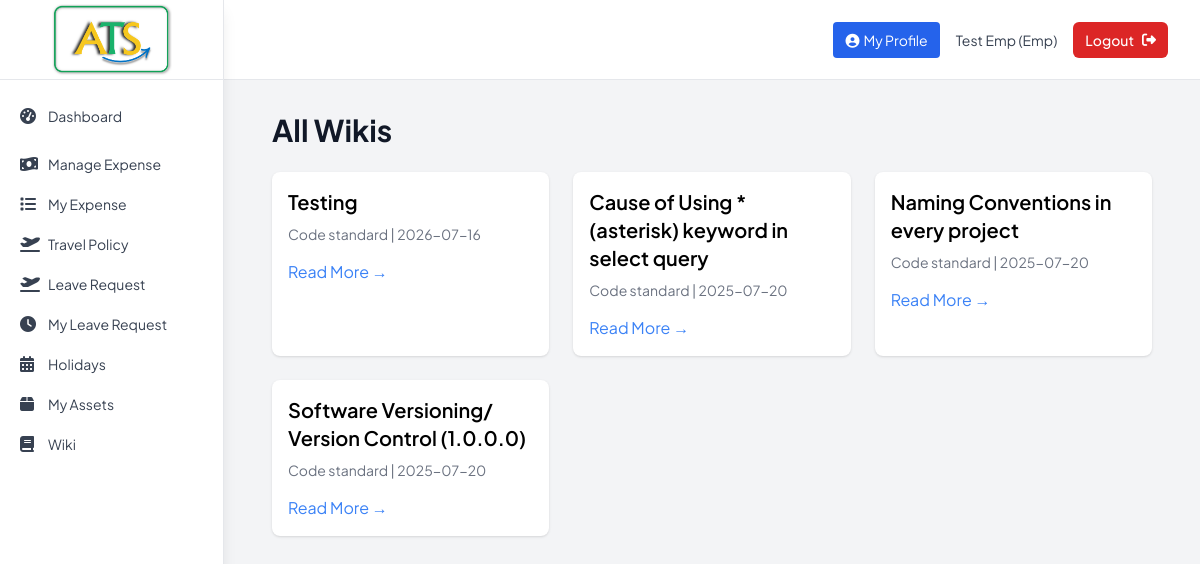
Page /employee/wiki (signed in) on the committed database.
### tables this page shows
CREATE TABLE TblWikiPage (
                WikiId       INTEGER PRIMARY KEY AUTOINCREMENT,
                CategoryId   INTEGER NOT NULL,
                Title        TEXT    NOT NULL,
                Descri       TEXT,
                InsertedDate DATETIME DEFAULT CURRENT_TIMESTAMP,
                RowStatus    INTEGER DEFAULT 0,
                FOREIGN KEY (CategoryId) REFERENCES TblWikiCategory(CategoryId)
            );

CREATE TABLE TblWikiCategory (
                CategoryId INTEGER PRIMARY KEY AUTOINCREMENT,
                Category   TEXT    NOT NULL,
                CatImg     TEXT,
                inserted_date DATETIME DEFAULT CURRENT_TIMESTAMP
            );

### Backup_Code/app1.py (the view)
@app.route('/employee/wiki')
def employee_wiki_list():
    if 'user_id' not in session or session['emp_type'] != 'emp':
        return redirect(url_for('login'))
    wikis = db.get_wiki_pages()
    return render_template('wiki_list.html', wikis=wikis)

### Backup_Code/app1.py (called while the page is built)
@app.template_filter('todate')
def todate(value):
    if not value:
        return ''
    if isinstance(value, datetime):
        return value.date()
    s = str(value).strip()
    for fmt in ('%Y-%m-%d %H:%M:%S', '%Y-%m-%d'):
        try:
            return datetime.strptime(s, fmt).date()
        except ValueError:
            continue
    try:
        return datetime.strptime(s[:10], '%Y-%m-%d').date()
    except Exception:
        return s  # give up, return raw

### Backup_Code/database.py (called while the page is built)
    def get_connection(self):
        return sqlite3.connect(self.db_name)

    def get_wiki_pages(self):
        conn = self.get_connection()
        cursor = conn.cursor()
        cursor.execute('''
            SELECT wp.WikiId, wp.Title, wp.Descri, wp.InsertedDate, wc.Category, wc.CatImg
            FROM TblWikiPage wp
            JOIN TblWikiCategory wc ON wp.CategoryId = wc.CategoryId
            WHERE wp.RowStatus = 0
            ORDER BY wp.InsertedDate DESC
        ''')
        pages = cursor.fetchall()
        conn.close()
        return pages

### Backup_Code/templates/wiki_list.html (shortened to what this page needs)
{% extends "base.html" %}
{% block content %}
<div class="max-w-6xl mx-auto px-4">
    <h1 class="text-3xl font-bold text-gray-900 mb-6"> All Wikis </h1>
<div class="max-w-6xl mx-auto grid grid-cols-1 md:grid-cols-2 lg:grid-cols-3 gap-6">
  {% for w in wikis %}
  <div class="bg-white shadow rounded-lg p-4 hover:shadow-lg transition">
    <h2 class="text-xl font-semibold mb-2">{{ w[1] }}</h2>
    <p class="text-sm text-gray-500">{{ w[4] }} | {{ w[3]|todate }}</p>
    <a href="{{ url_for('wiki.wiki_detail', wiki_id=w[0]) }}"
       class="inline-block mt-4 text-primary hover:underline">
      Read More →
    </a>
  </div>
  {% endfor %}
</div>
</div>
{% endblock %}

### Backup_Code/templates/base.html (style rules this page uses)
html { scroll-behavior: smooth }
body { font-family: "Plus Jakarta Sans", sans-serif }

### rows in the picture
TblWikiPage: Title "Testing", Category "Code standard", InsertedDate "2026-07-16"
TblWikiPage: Title "Cause of Using * (asterisk) keyword in select query", Category "Code standard", InsertedDate "2025-07-20"
TblWikiPage: Title "Naming Conventions in every project", Category "Code standard", InsertedDate "2025-07-20"
TblWikiPage: Title "Software Versioning/ Version Control (1.0.0.0)", Category "Code standard", InsertedDate "2025-07-20"

### other values in the picture
{{ label }} "Dashboard Manage Expense My Expense Travel Policy Leave Request My Leave Request Holidays My Assets Wiki"
{{ session.first_name }} "Test"
{{ session.last_name }} "Emp"
{{ session.emp_type.title() }} "Emp"
